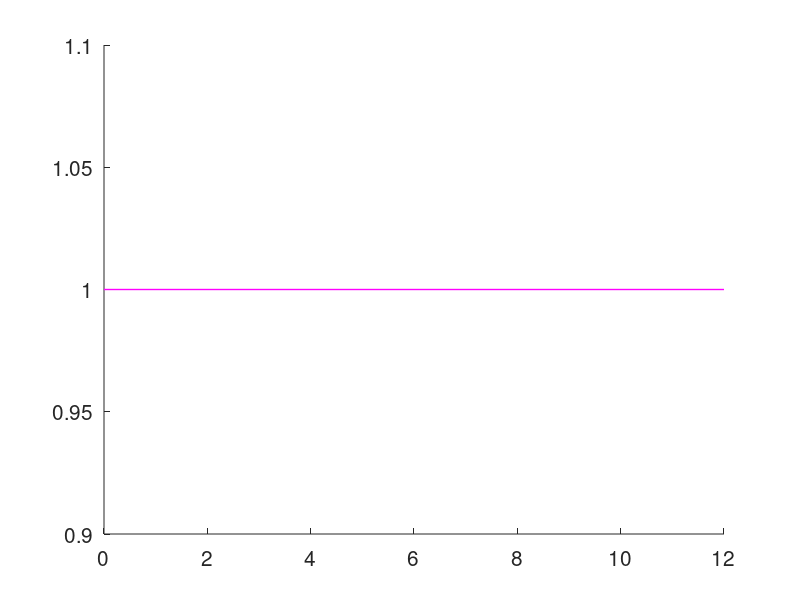

Source code (MATLAB): (Note: this script raises an error after producing the figure.)
% Diskreter Regelkreis RK_diskr_T21.m
% Getestet mit MATLAB + CST und 
% mit GNU Octave + Control- + Symbolic-Package
% Manfred Lohoefener, HS Merseburg, Maerz 2017

clear
close all

% Parameter
K_S = 1.5;    % Proportionalfaktor
T_1 = 3.0;    % [s] Zeitkonstante
T_2 = 1.0;    % [s] Zeitkonstante

T_U = 0.45;   % [s] Verzugszeit
T_G = 5.20;   % [s] Ausgleichszeit

T_E = 12;     % [s] Simulationsdauer
T_0 = 0.25;   % [s] Abtastzeit
s   = tf ('s');       % Laplace-Op
z   = tf ('z', T_0);  % Verschiebe-Op

% Kontinuierliche und diskrete Strecke
G_S = K_S / (1 + (T_1+T_2)*s + T_1*T_2*s^2);
G_Sd = c2d (G_S, T_0);

% PID-Regler nach Übergangsfunktion, Takahashi (2.1)
K   = 1.2*T_G / (T_U+T_0) - 0.3*T_G*T_0 / (T_U+T_0/2)^2;
T_N = K*(T_U+T_0/2)^2 / (0.6*T_G);
T_V = T_G / (2*K);
K_R = K / K_S;

q_i = [K_R*(1+T_0/(2*T_N)+T_V/T_0) ...
      -K_R*(1-T_0/(2*T_N)+2*T_V/T_0) K_R*T_V/T_0];
p_i = [1 -1 0];
G_R = tf (q_i, p_i, T_0);

G_w = feedback (G_R, G_Sd);       % Regelkreis w -> y
G_z = feedback (-G_Sd * G_R, -1); % Regelkreis z -> y

figure ('Name', 'Fuehrung', 'NumberTitle', 'off', 'Position', [0 100 800 600]);
  set (gca, 'FontSize', 15); hold on
  line ([0 T_E], [1 1], 'Color', 'm', 'LineWidth', 1)
  [x_y, t_y, y_wy, t_wy] = cont_sim (G_S, G_w, T_E, 0, 0);
  plot (t_y, x_y, 'LineWidth', 1)
  stairs (t_wy, y_wy)
  set (findobj (gcf, 'type', 'line'), 'LineWidth', 1);
  axis ([0 T_E -2 2])
  title ('Diskrete Fuehrungssprungantwort nach Takahashi (2.1)', 'fontsize', 18)
  xlabel ('Zeit [s]')
  ylabel ('h(t)')
  legend ('w(t)', 'x(t)', 'y(t)')
  legend boxoff
  txt = {'Streckenparameter K_S, T_1, T_2:'; num2str([K_S T_1 T_2]); ' '
         'Reglerparameter K_R, T_N, T_V:'; num2str([K_R T_N T_V]); ' '
         evalc('G_R')
         ['Pruefung T_U/T_0>0,5:  ' num2str(T_U/T_0)]};
  text (4.2, 0, txt, 'fontsize', 12)
  printgcf (mfilename, 0)

figure ('Name', 'Stoerung', 'NumberTitle', 'off', 'Position', [200 200 800 600]);
  set (gca, 'FontSize', 15); hold on
  line ([0 T_E], [1 1], 'Color', 'm', 'LineWidth', 1)
  [x_z, t_y, y_zy, t_zy] = cont_sim (G_S, G_z, T_E, 0, 1);
  plot (t_y, x_z, 'LineWidth', 1)
  stairs (t_zy, y_zy)
  set (findobj (gcf, 'type', 'line'), 'LineWidth', 1);
  axis ([0 T_E -1.6 1.1])
  title ('Diskrete Stoersprungantwort nach Takahashi (2.1)', 'fontsize', 18)
  xlabel ('Zeit [s]')
  ylabel ('h(t)')
  legend ('z(t)', 'x(t)', 'y(t)')
  legend boxoff
  txt = {'Streckenparameter K_S, T_1, T_2:'; num2str([K_S T_1 T_2]); ' '
         'Reglerparameter K_R, T_N, T_V:'; num2str([K_R T_N T_V]); ' '
         evalc('G_R')};
  text (4.2, -0.2, txt, 'fontsize', 13)
  printgcf (mfilename, 0)

figure ('Name', 'Pol-Nullstellen', 'NumberTitle', 'off', 'Position', [100 0 800 600]);
  set (gca, 'FontSize', 15); hold on
  pzmap (G_z)
  set (findobj (gcf, 'type', 'line'), 'LineWidth', 2);
  plot_circ ('m')                 % Einheitskreis
  title ('Diskretes Pol-Nullstellenbild nach Takahashi (2.1)', 'fontsize', 18)
  xlabel ('Realteil')
  ylabel ('Imaginaerteil')
  legend ('Polstellen', 'Nullstellen', 'Einheitskreis', 'location', 'north')
  legend boxoff
  txt = {'Nullstellen (Fuehrung):'; num2str(zero (G_z)'); ' '
         'Polstellen (Stoerung):'; num2str(pole (G_z)')};
  text (-0.8, -0.3, txt, 'fontsize', 11)
  printgcf (mfilename, 0)
